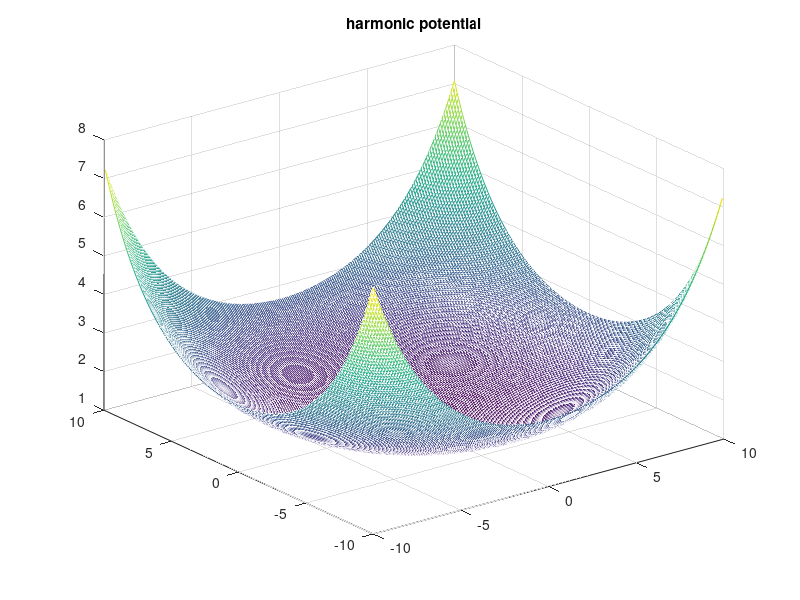
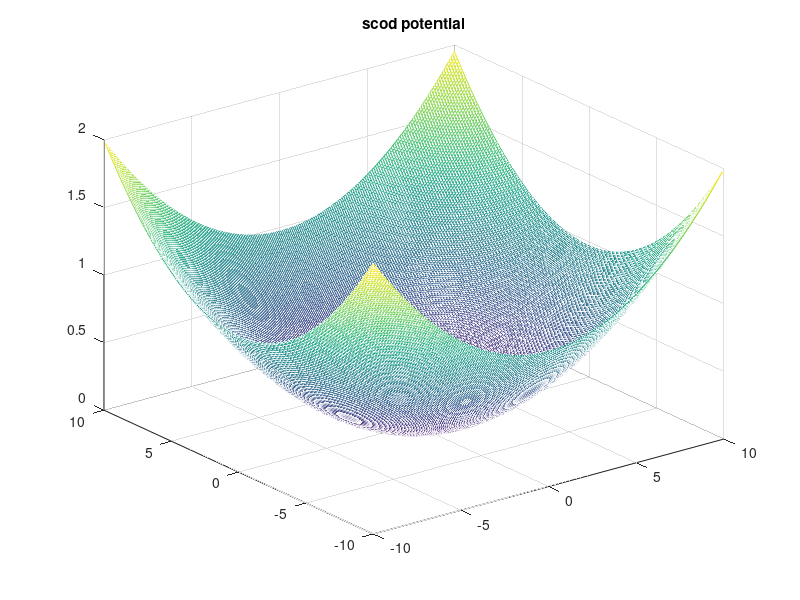
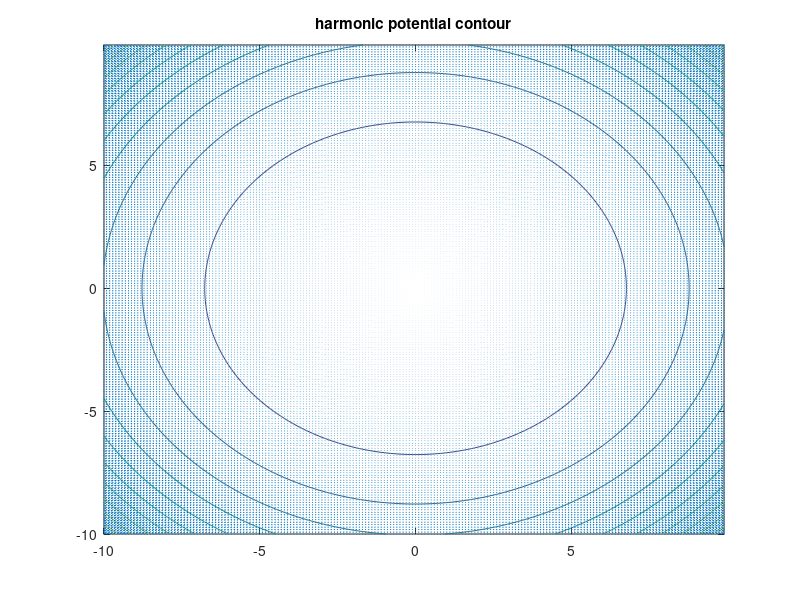
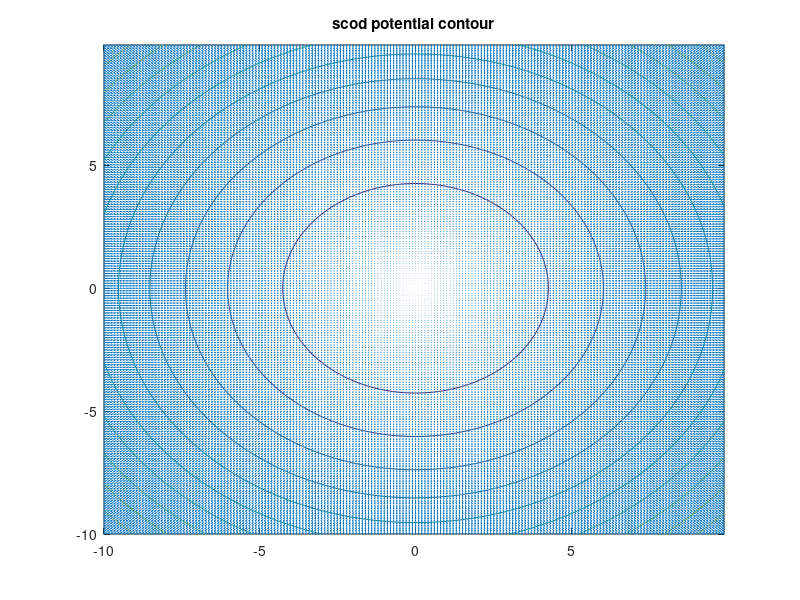

Reproduce these figures in MATLAB, in order.
clear all
close all

L_max=10;
step_gridx=0.1;
R1_boundedx=-L_max:step_gridx:(L_max-step_gridx);

step_gridy=0.1;
R1_boundedy=-L_max:step_gridy:(L_max-step_gridy);



[~,N]=size(R1_boundedx);
[~,M]=size(R1_boundedy);

phi_harm=zeros(N,M);
phi_scod=zeros(N,M);

grad_scod=zeros(N,M,2);
grad_scod_dir=zeros(N,M,2);

grad_harm=zeros(N,M,2);
grad_harm_dir=zeros(N,M,2);

%potential & gradient discrete.
for i=1:N
    
    for j=1:M
        
       
            
            x=R1_boundedx(1,i)/L_max;
            y=R1_boundedy(1,j)/L_max;
           
         
            
           phi_scod(i,j)=x^2+y^2;
           phi_harm(i,j)=exp(x^2+y^2);
           
           grad_scod(i,j,1)=2*x+y^2;
           grad_scod(i,j,2)=2*y+x^2;
           
           grad_harm(i,j,1)=2*x*exp(x^2+y^2);
           grad_harm(i,j,2)=2*y*exp(x^2+y^2);
           
           
           grad_scod_dir(i,j,1)=grad_scod(i,j,1)/norm([grad_scod(i,j,1);grad_scod(i,j,2)]);
           grad_scod_dir(i,j,2)=grad_scod(i,j,2)/norm([grad_scod(i,j,1);grad_scod(i,j,2)]);
           
           grad_harm_dir(i,j,1)=grad_harm(i,j,1)/norm([grad_harm(i,j,1);grad_harm(i,j,2)]);
           grad_harm_dir(i,j,2)=grad_harm(i,j,2)/norm([grad_harm(i,j,1);grad_harm(i,j,2)]);
           
     end
end

x_t=0
y_t=0

total_stepx=N;
total_stepy=M;


if x_t >=0
i_bottom=total_stepx/2+floor(x_t/step_gridx);
i_up=i_bottom+1;

xd=(x_t-(i_bottom-total_stepx/2)*step_gridx);

    
else     
i_up=ceil((total_stepx/2*step_grid-abs(x_t))/step_gridx);
i_bottom=i_up-1;

xd=x_t+(total_stepx/2-i_up)*step_gridx;

end


if y_t >=0
j_bottom=total_stepy/2+floor(y_t/step_gridy);
j_up=j_bottom+1;

yd=(y_t-(j_bottom-total_stepy/2)*step_gridy);

    
else     
j_up=ceil((total_stepy/2*step_gridy-abs(y_t))/step_gridy);
j_bottom=j_up-1;

yd=y_t+(total_stepy/2-j_up)*step_gridy;
end

scod_or_harm=1;% 1 to evaluate harmonic potential 0 to evaluate scod. potential

if scod_or_harm==1
    disp('evaluating harmonic potential')
   phi_2d=phi_harm;
   grad_AN_x=2*x_t*exp(x_t^2+y_t^2);
   grad_AN_y=2*y_t*exp(x_t^2+y_t^2);
   grad_AN=[grad_AN_x;grad_AN_y];
   grad_dir_AN=[grad_AN_x/norm(grad_AN);grad_AN_y/norm(grad_AN)];
else
    disp('evaluating scodella potential')
    phi_2d=phi_scod;
    
   grad_AN_x= 2*x_t+y_t^2;
   grad_AN_y= 2*y_t+x_t^2;
   
   grad_AN=[grad_AN_x;grad_AN_y];
   grad_dir_AN=[grad_AN_x/norm(grad_AN);grad_AN_y/norm(grad_AN)];
end


fx=-phi_2d(i_bottom,j_bottom)*(1-yd)  + phi_2d(i_up,j_bottom)*(1-yd) - phi_2d(i_bottom,j_up)*yd     + phi_2d(i_up,j_up)*yd;
fy=-phi_2d(i_bottom,j_bottom)*(1-xd)  - phi_2d(i_up,j_bottom)*xd     + phi_2d(i_bottom,j_up)*(1-xd) + phi_2d(i_up,j_up)*xd;

grad_mod_MY=norm([fx,fy]);
grad_dir_MY=[fx/grad_mod_MY;fy/grad_mod_MY ];


[p_harmx,p_harmy] = gradient(phi_harm,step_gridx,step_gridy);
[p_scodx,p_scody] = gradient(phi_scod,step_gridx,step_gridy);

i_up
i_bottom

j_up
j_bottom

xd
yd


grad_dir_MY
grad_dir_AN

figure()
mesh(R1_boundedx,R1_boundedy,phi_harm)
title('harmonic potential')
grid on
hold on

figure()
mesh(R1_boundedx,R1_boundedy,phi_scod)
title('scod potential')
grid on
hold on

figure()
contour(R1_boundedx,R1_boundedy,phi_harm)
title('harmonic potential contour')
hold on
quiver(R1_boundedx,R1_boundedy,p_harmx,p_harmy)
hold off

figure()
contour(R1_boundedx,R1_boundedy,phi_scod)
title('scod potential contour')
hold on
quiver(R1_boundedx,R1_boundedy,p_scodx,p_scody)
hold off


